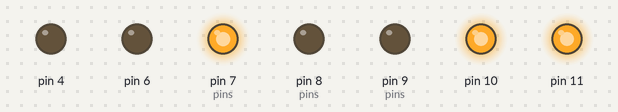
This sketch was run on a simulated Arduino Uno, built with avr-gcc and run on an emulated ATmega328P. On the bench: output pins drawn as LEDs (lit = HIGH).

Above: at 0.05 s.
At 0.45 s:
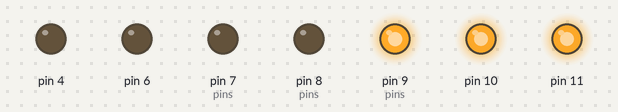
At 0.85 s:
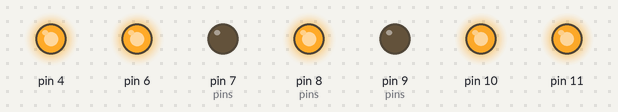
At 0.95 s:
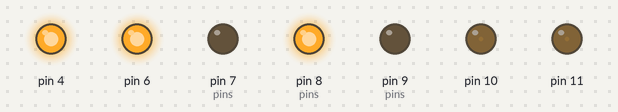
At 1.65 s:
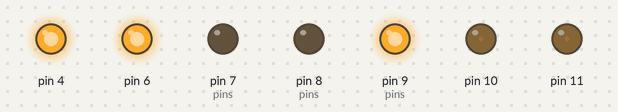
At 1.95 s:
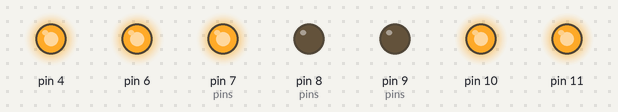
Timing chart, 0 to 4.6 s (numbered marks = the images above):
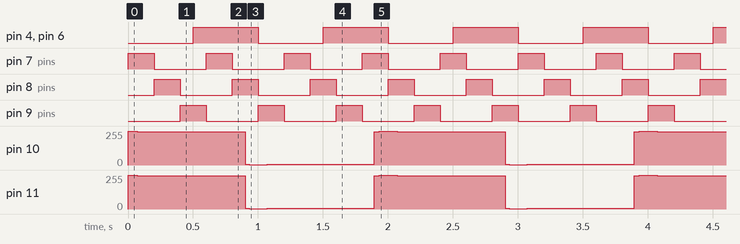

Measured:
- by itself, pin 4, pin 6: alternates HIGH for 0.50 s and LOW for 0.50 s
- by itself, pin 7 (pins), pin 8 (pins), pin 9 (pins): alternates HIGH for 0.20 s and LOW for 0.40 s

The sketch:

prototipo.ino
```cpp
/* Yak 980 di A.

   Prototipo base:
OUTPUT:
   1 PWM motore: 10
   2 LED ai lati con lampeggio alternato
   1 LED in coda lampeggio a freq doppia
   3 Sequenza di LED da 3 unita' ripetuta 3 volte
*/

#include <common.h>

// Instanziamo un LED fuori dal loop
Pwm pLeft = 11;
Lampeggiatore right = 4;
Lampeggiatore coda = 6;
Pwm motore = 10;
byte pins[] = {  // PIN dei LED che compongono la sequenza
 	7,8,9
};

Sequenza seq = Sequenza(pins,3);

void setup() {
  // I PINs vengono impostati dal constructor al momento
  // della dichiarazione dell'ogetto.

 // right.Invert() ;  // Opzionale: inverte l'ordine del lampeggio da
  // HI -> LOW --> LOW -> HI
  // per avere 2 LED che lampeggiano alternativamente
}

void loop() {
//  left.Blink();   // Lampeggia con un default di 1sec (0.5 HI 0.5 LOW)
  right.Blink();
  pLeft.UD(2000);
  coda.Blink();
  motore.UD(2000);
  seq.Update(200);
}
```
